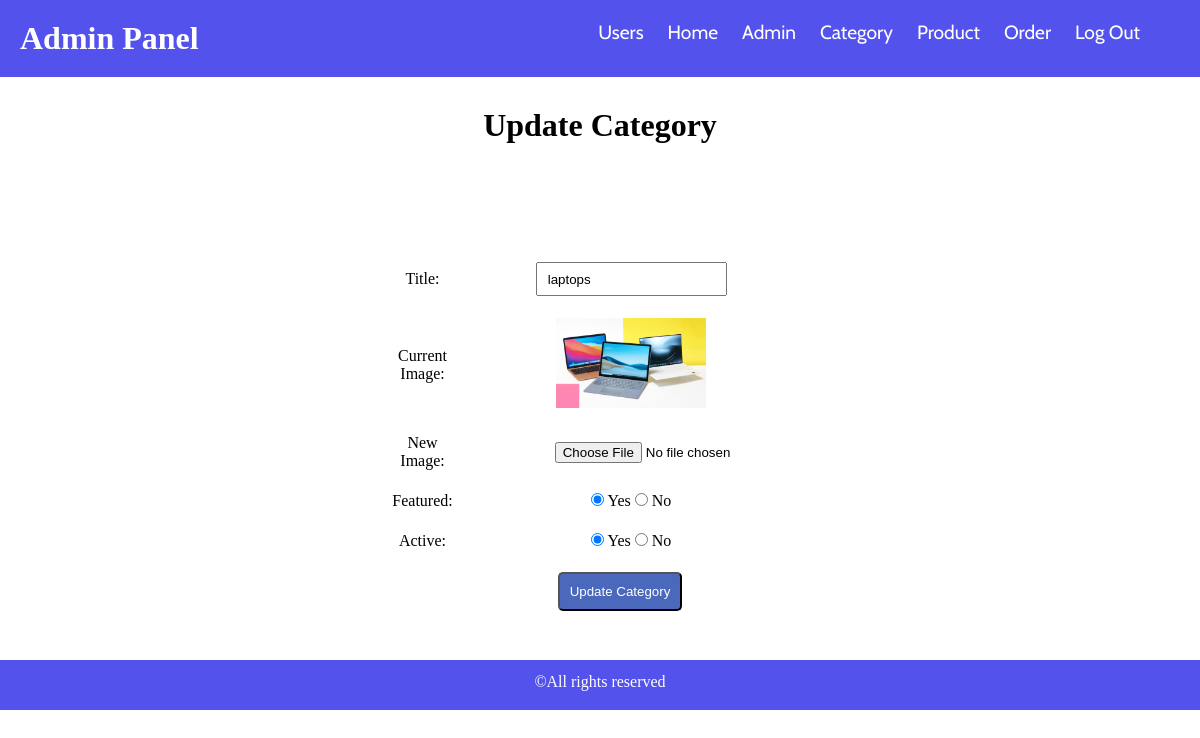
/admin/update-category.php?category_id=62 (signed in), run on the app's committed database.
### tables this page shows
CREATE TABLE `tbl_category` (
  `category_id` int(10) UNSIGNED NOT NULL,
  `title` varchar(100) NOT NULL,
  `image_name` varchar(255) NOT NULL,
  `featured` varchar(10) NOT NULL,
  `active` varchar(10) NOT NULL
);

### admin/update-category.php (the view, shortened to what this page needs)
<?php include('partials/navbar.php'); ?>
<div class="main-content">
    <div class="wrapper">
        <h1>Update Category</h1>
        <br><br>
        <?php
            if(isset($_GET['category_id']))
            {
                $category_id = $_GET['category_id'];
                $sql = "SELECT * FROM tbl_category WHERE category_id=$category_id";
                $res = mysqli_query($conn, $sql);
                $count = mysqli_num_rows($res);
                if($count==1)
                {
                    $row = mysqli_fetch_assoc($res);
                    $title = $row['title'];
                    $current_image = $row['image_name'];
                    $featured = $row['featured'];
                    $active = $row['active'];
                }
                else
                {
                    $_SESSION['no-category-found'] = "<div class='error'>Category not Found.</div>";
                    header('location:'.HOMEURL.'admin/manage-category.php');
                }
            }
            else
            {
                header('location:'.HOMEURL.'admin/manage-category.php');
            }
        ?>
        <form class="admin-input-form" action="" method="POST" enctype="multipart/form-data">
            <table class="tbl-30">
                <tr>
                    <td>Title: </td>
                    <td>
                        <input class="admin-input" type="text" name="title" value="<?php echo $title; ?>">
                    </td>
                </tr>
                <tr>
                    <td>Current Image: </td>
                    <td>
                        <?php
                            if($current_image != "")
                            {
                                ?>
                                <img src="<?php echo HOMEURL; ?>images/category/<?php echo $current_image; ?>" width="150px">
                                <?php
                            }
                            else
                            {
                                echo "<div class='pwd-error'>Image Not Added.</div>";
                            }
                        ?>
                    </td>
                </tr>
                <tr>
                    <td>New Image: </td>
                    <td>
                        <input style="padding-left:100px;" type="file" name="image">
                    </td>
                </tr>
                <tr>
                    <td>Featured: </td>
                    <td>
                        <input <?php if($featured=="Yes"){echo "checked";} ?> type="radio" name="featured" value="Yes"> Yes
                        <input <?php if($featured=="No"){echo "checked";} ?> type="radio" name="featured" value="No"> No
                    </td>
                </tr>
                <tr>
                    <td>Active: </td>
                    <td>
                        <input <?php if($active=="Yes"){echo "checked";} ?> type="radio" name="active" value="Yes"> Yes
                        <input <?php if($active=="No"){echo "checked";} ?> type="radio" name="active" value="No"> No
                    </td>
                </tr>
                <tr>
                    <td colspan="2">
                        <input type="submit" name="submit" value="Update Category" class="btn-add-admin">
                    </td>
                </tr>
            </table>
        </form>
    </div>
</div>
<?php include('partials/footer.php'); ?>

### css/admin.css (style rules this page uses)
* { margin: 0; padding: 0; }
h2, h1 { margin: 30px; text-align: center; }
table { margin-top: 40px; width: 100%; }
table tr td { text-align: center; padding: 10px 0; }
.btn-add-admin { background-color: #4a69bd; color: white; margin-left: 40px; padding: 10px; border-radius: 5px; }
.admin-input-form { width: 25%; margin: 0 auto; height: 350px; display: flex; flex-direction: column; justify-content: space-around; align-items: center; }
.admin-input { height: 30px; padding-left: 10px; }
.tbl-30 { width: 100%; }

### data on the page
tbl_category: title "laptops", image_name (picture), featured "☑", active "☑"
